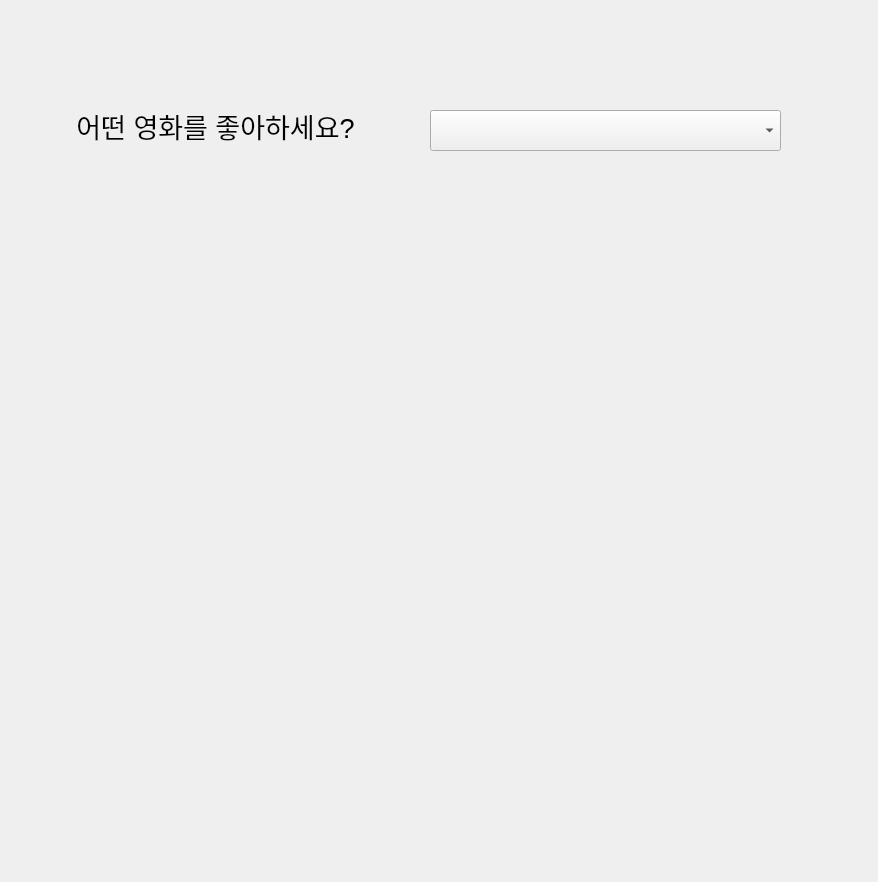
<?xml version="1.0" encoding="UTF-8"?>
<ui version="4.0">
 <class>Form</class>
 <widget class="QWidget" name="Form">
  <property name="geometry">
   <rect>
    <x>0</x>
    <y>0</y>
    <width>878</width>
    <height>882</height>
   </rect>
  </property>
  <property name="windowTitle">
   <string>Form</string>
  </property>
  <widget class="QLabel" name="label">
   <property name="geometry">
    <rect>
     <x>50</x>
     <y>100</y>
     <width>331</width>
     <height>51</height>
    </rect>
   </property>
   <property name="font">
    <font>
     <pointsize>20</pointsize>
    </font>
   </property>
   <property name="text">
    <string>어떤 영화를 좋아하세요?</string>
   </property>
   <property name="alignment">
    <set>Qt::AlignCenter</set>
   </property>
  </widget>
  <widget class="QComboBox" name="cb_title">
   <property name="geometry">
    <rect>
     <x>430</x>
     <y>110</y>
     <width>351</width>
     <height>41</height>
    </rect>
   </property>
   <property name="font">
    <font>
     <pointsize>20</pointsize>
    </font>
   </property>
  </widget>
  <widget class="QLabel" name="lbl_recommendation">
   <property name="geometry">
    <rect>
     <x>50</x>
     <y>290</y>
     <width>791</width>
     <height>531</height>
    </rect>
   </property>
   <property name="font">
    <font>
     <pointsize>20</pointsize>
    </font>
   </property>
   <property name="text">
    <string/>
   </property>
  </widget>
 </widget>
 <resources/>
 <connections/>
</ui>
